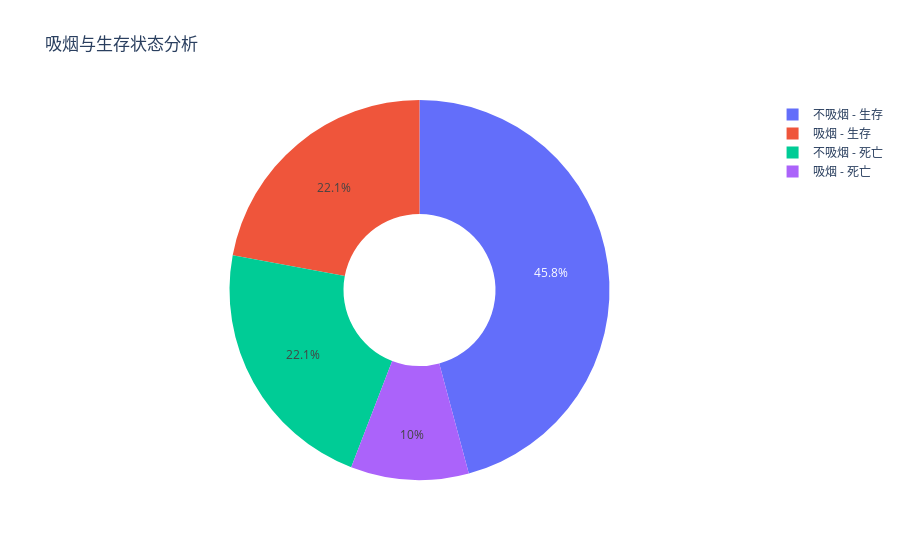

Source (notebook cell):
### Code cell
## 吸烟与死亡事件的关系
smoking_yes = heart_data[heart_data['smoking']==1]
smoking_no = heart_data[heart_data['smoking']==0]
smoking_yes_survi = smoking_yes[heart_data["DEATH_EVENT"]==0]
smoking_yes_not_survi = smoking_yes[heart_data["DEATH_EVENT"]==1]
smoking_no_survi = smoking_no[heart_data["DEATH_EVENT"]==0]
smoking_no_not_survi = smoking_no[heart_data["DEATH_EVENT"]==1]
labels = ['吸烟 - 生存','吸烟 - 死亡', '不吸烟 - 生存', '不吸烟 - 死亡']
values = [len(smoking_yes_survi),len(smoking_yes_not_survi),len(smoking_no_survi),len(smoking_no_not_survi)]
fig = go.Figure(data=[go.Pie(labels=labels, values=values, hole=.4)])
fig.update_layout(title_text="吸烟与生存状态分析")
fig.show()

### Figure 1 — Plotly figure (JSON) as saved in the notebook; plotly's stock layout.template omitted (floating-point values rounded to 4 significant figures)
{"data": [{"hole": 0.4, "labels": ["吸烟 - 生存", "吸烟 - 死亡", "不吸烟 - 生存", "不吸烟 - 死亡"], "type": "pie", "values": [66, 30, 137, 66]}], "layout": {"title": {"text": "吸烟与生存状态分析"}}}
